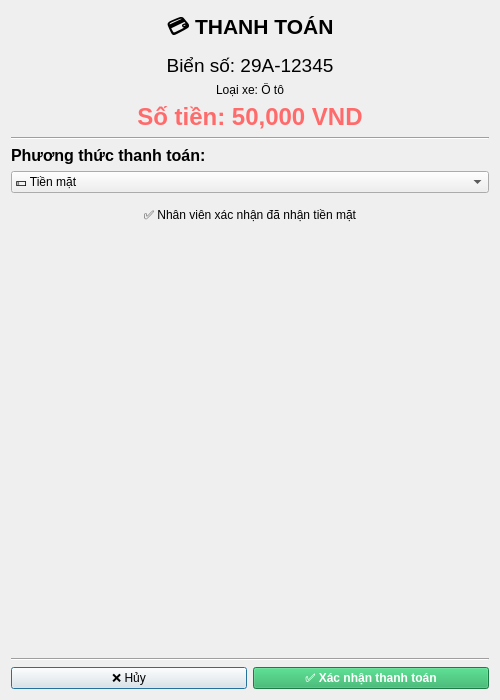
<?xml version="1.0" encoding="UTF-8"?>
<ui version="4.0">
 <class>PaymentDialog</class>
 <widget class="QDialog" name="PaymentDialog">
  <property name="geometry">
   <rect>
    <x>0</x>
    <y>0</y>
    <width>500</width>
    <height>700</height>
   </rect>
  </property>
  <property name="windowTitle">
   <string>Thanh toán</string>
  </property>
  <layout class="QVBoxLayout" name="verticalLayout">
   <item>
    <widget class="QLabel" name="lblTitle">
     <property name="text">
      <string>💳 THANH TOÁN</string>
     </property>
     <property name="alignment">
      <set>Qt::AlignCenter</set>
     </property>
     <property name="font">
      <font>
       <pointsize>16</pointsize>
       <weight>75</weight>
       <bold>true</bold>
      </font>
     </property>
    </widget>
   </item>
   
   <item>
    <widget class="QLabel" name="lblPlate">
     <property name="text">
      <string>Biển số: 29A-12345</string>
     </property>
     <property name="alignment">
      <set>Qt::AlignCenter</set>
     </property>
     <property name="font">
      <font>
       <pointsize>14</pointsize>
      </font>
     </property>
    </widget>
   </item>
   
   <item>
    <widget class="QLabel" name="lblVehicleType">
     <property name="text">
      <string>Loại xe: Ô tô</string>
     </property>
     <property name="alignment">
      <set>Qt::AlignCenter</set>
     </property>
    </widget>
   </item>
   
   <item>
    <widget class="QLabel" name="lblAmount">
     <property name="text">
      <string>Số tiền: 50,000 VND</string>
     </property>
     <property name="alignment">
      <set>Qt::AlignCenter</set>
     </property>
     <property name="font">
      <font>
       <pointsize>18</pointsize>
       <weight>75</weight>
       <bold>true</bold>
      </font>
     </property>
     <property name="styleSheet">
      <string>color: #ff6b6b;</string>
     </property>
    </widget>
   </item>
   
   <item>
    <widget class="Line" name="line">
     <property name="orientation">
      <enum>Qt::Horizontal</enum>
     </property>
    </widget>
   </item>
   
   <item>
    <widget class="QLabel" name="lblPaymentMethod">
     <property name="text">
      <string>Phương thức thanh toán:</string>
     </property>
     <property name="font">
      <font>
       <pointsize>12</pointsize>
       <weight>75</weight>
       <bold>true</bold>
      </font>
     </property>
    </widget>
   </item>
   
   <item>
    <widget class="QComboBox" name="cmbPaymentMethod">
     <item>
      <property name="text">
       <string>💵 Tiền mặt</string>
      </property>
     </item>
     <item>
      <property name="text">
       <string>🏦 Chuyển khoản</string>
      </property>
     </item>
     <item>
      <property name="text">
       <string>📱 QR Code</string>
      </property>
     </item>
    </widget>
   </item>
   
   <item>
    <widget class="QStackedWidget" name="stackedPayment">
     <!-- Page 0: Tiền mặt -->
     <widget class="QWidget" name="pageCash">
      <layout class="QVBoxLayout">
       <item>
        <widget class="QLabel" name="lblCashInfo">
         <property name="text">
          <string>✅ Nhân viên xác nhận đã nhận tiền mặt</string>
         </property>
         <property name="alignment">
          <set>Qt::AlignCenter</set>
         </property>
         <property name="wordWrap">
          <bool>true</bool>
         </property>
        </widget>
       </item>
       <item>
        <spacer name="verticalSpacer_cash">
         <property name="orientation">
          <enum>Qt::Vertical</enum>
         </property>
         <property name="sizeHint" stdset="0">
          <size>
           <width>20</width>
           <height>200</height>
          </size>
         </property>
        </spacer>
       </item>
      </layout>
     </widget>
     
     <!-- Page 1: Chuyển khoản -->
     <widget class="QWidget" name="pageTransfer">
      <layout class="QVBoxLayout">
       <item>
        <widget class="QLabel" name="lblBankInfo">
         <property name="text">
          <string>🏦 Thông tin chuyển khoản:

Ngân hàng: VCB - Vietcombank
Số tài khoản: 1234567890
Chủ TK: CONG TY BAI DO XE
Số tiền: 50,000 VND
Nội dung: [Biển số xe]</string>
         </property>
         <property name="alignment">
          <set>Qt::AlignLeft|Qt::AlignTop</set>
         </property>
         <property name="wordWrap">
          <bool>true</bool>
         </property>
        </widget>
       </item>
       <item>
        <widget class="QLabel" name="lblTransferNote">
         <property name="text">
          <string>⚠️ Vui lòng chuyển khoản và đợi nhân viên xác nhận</string>
         </property>
         <property name="styleSheet">
          <string>color: #f39c12;</string>
         </property>
         <property name="wordWrap">
          <bool>true</bool>
         </property>
        </widget>
       </item>
      </layout>
     </widget>
     
     <!-- Page 2: QR Code -->
     <widget class="QWidget" name="pageQR">
      <layout class="QVBoxLayout">
       <item>
        <widget class="QLabel" name="lblQRCode">
         <property name="text">
          <string>[QR CODE HERE]</string>
         </property>
         <property name="alignment">
          <set>Qt::AlignCenter</set>
         </property>
         <property name="minimumSize">
          <size>
           <width>300</width>
           <height>300</height>
          </size>
         </property>
         <property name="styleSheet">
          <string>background-color: white; border: 2px solid #ccc;</string>
         </property>
        </widget>
       </item>
       <item>
        <widget class="QLabel" name="lblQRNote">
         <property name="text">
          <string>📱 Quét mã QR để thanh toán</string>
         </property>
         <property name="alignment">
          <set>Qt::AlignCenter</set>
         </property>
        </widget>
       </item>
      </layout>
     </widget>
    </widget>
   </item>
   
   <item>
    <widget class="Line" name="line_2">
     <property name="orientation">
      <enum>Qt::Horizontal</enum>
     </property>
    </widget>
   </item>
   
   <item>
    <layout class="QHBoxLayout" name="horizontalLayout">
     <item>
      <widget class="QPushButton" name="btnCancel">
       <property name="text">
        <string>❌ Hủy</string>
       </property>
       <property name="minimumHeight">
        <number>40</number>
       </property>
      </widget>
     </item>
     <item>
      <widget class="QPushButton" name="btnConfirm">
       <property name="text">
        <string>✅ Xác nhận thanh toán</string>
       </property>
       <property name="minimumHeight">
        <number>40</number>
       </property>
       <property name="styleSheet">
        <string>background-color: #27ae60; color: white; font-weight: bold;</string>
       </property>
      </widget>
     </item>
    </layout>
   </item>
  </layout>
 </widget>
 <resources/>
 <connections/>
</ui>
